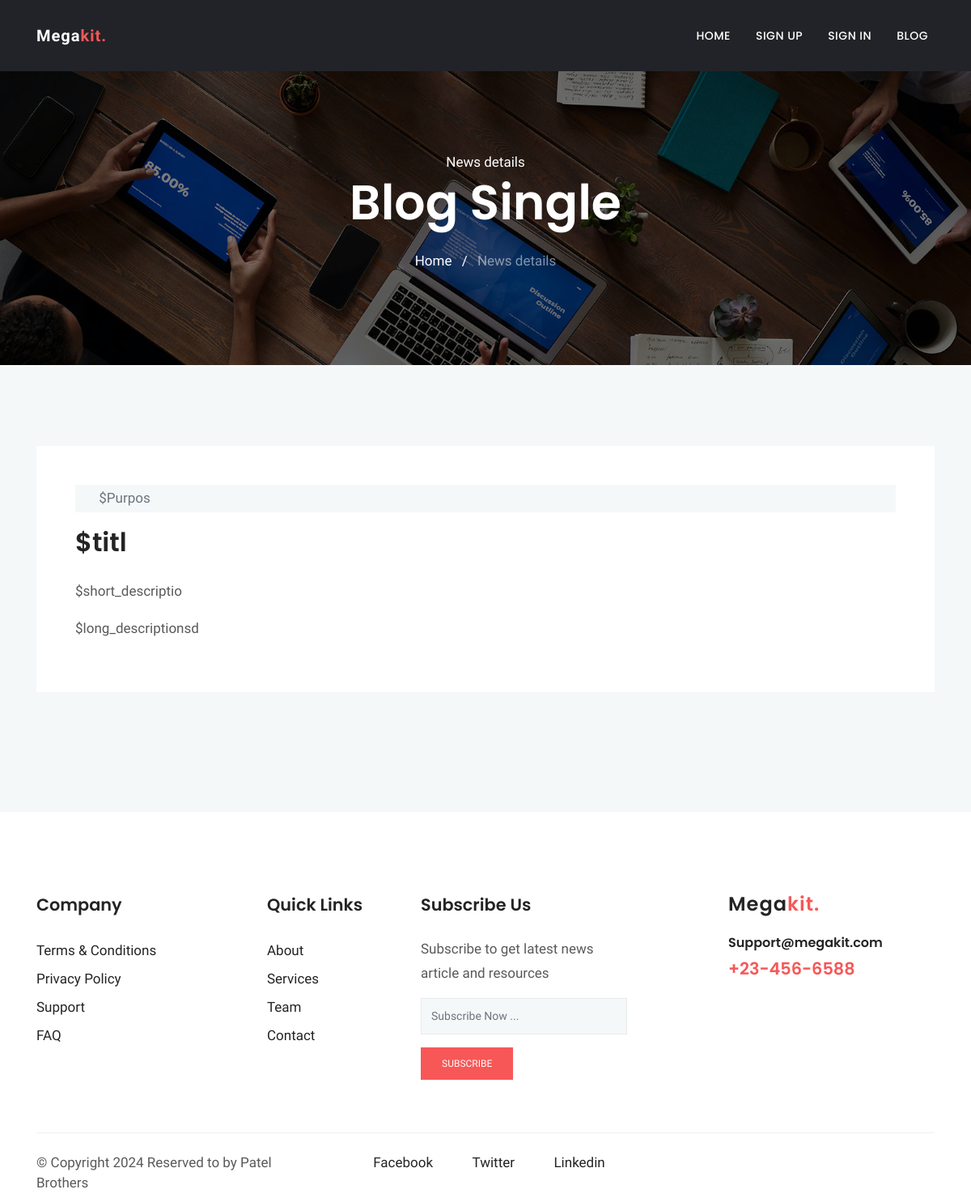
The page /blog-single.php?id=1 on the database its author committed.
### tables this page shows
CREATE TABLE `blog` (
  `id` int(11) NOT NULL,
  `title` varchar(100) NOT NULL,
  `purpose` varchar(100) NOT NULL,
  `short_description` varchar(255) NOT NULL,
  `long_description` text NOT NULL,
  `created_at` timestamp NULL DEFAULT NULL,
  `updated_at` timestamp NULL DEFAULT NULL
);

### blog-single.php (the view, shortened to what this page needs)
<?php
	include 'header.php';
	include 'config.php';
?>
<section class="page-title bg-1">
  <div class="container">
    <div class="row">
      <div class="col-md-12">
        <div class="block text-center">
          <span class="text-white">News details</span>
          <h1 class="text-capitalize mb-4 text-lg">Blog Single</h1>
          <ul class="list-inline">
            <li class="list-inline-item"><a href="index.html" class="text-white">Home</a></li>
            <li class="list-inline-item"><span class="text-white">/</span></li>
            <li class="list-inline-item"><a href="#" class="text-white-50">News details</a></li>
          </ul>
        </div>
      </div>
    </div>
  </div>
</section>
<?php
	$id=$_GET['id'];
	$sql="SELECT * FROM blog WHERE id='$id'";
	$res=mysqli_query($conn,$sql);
	$blog=mysqli_fetch_assoc($res);
			?>
<section class="section blog-wrap bg-gray">
    <div class="container">
        <div class="row">
            <div class="col-lg-12">
                <div class="row">
					<div class="col-lg-12 mb-5">
						<div class="single-blog-item">
							<div class="blog-item-content bg-white p-5">
								<div class="blog-item-meta bg-gray py-1 px-2">
									<span class="text-muted text-capitalize mr-3"><i class="ti-pencil-alt mr-2"></i><?= $blog['purpose']; ?></span>
								</div>
								<h2 class="mt-3 mb-4"><?= $blog['title']; ?></h2>
								<p class="justify-content"><?= $blog['short_description']; ?></p>
								<p class="justify-content"><?= $blog['long_description']; ?></p>
							</div>
						</div>
					</div>
				</div>
            </div>
        </div>
    </div>
</section>
<?php include 'footer.php'; ?>

### web/css/style.css (style rules this page uses)
html { overflow-x: hidden; }
body { line-height: 1.5; font-family: "Hind", serif; -webkit-font-smoothing: antialiased; font-size: 17px; color: rgba(0, 0, 0, 0.65); }
h1, .h1, h2, .h2, h3, .h3, h4, .h4, h5, .h5, h6, .h6 { font-family: "Poppins", sans-serif; font-weight: 600; color: #242424; }
h1, .h1 { font-size: 2.5rem; }
h2, .h2 { font-size: 2rem; font-weight: 600; line-height: 42px; }
p { line-height: 30px; }
.bg-gray { background: #f5f8f9; }
.section { padding: 100px 0; }
.overly, .page-title, .slider, .cta, .hero-img { position: relative; }
.overly:before, .page-title:before, .slider:before, .cta:before, .hero-img:before { content: ""; position: absolute; left: 0; top: 0; bottom: 0; right: 0; width: 100%; height: 100%; opacity: 0.5; background: #000; }
.text-lg { font-size: 3.75rem; }
a { color: #242424; text-decoration: none; }
.page-title { padding: 100px 0; }
.page-title .block h1 { color: #fff; }
.bg-1 { background: url("../images/bg/home-2.jpg") no-repeat 50% 50%; background-size: cover; }

### rows shown on the page
blog: purpose "$purpos", title "$titl", short_description "$short_descriptio", long_description "$long_descriptionsd"
